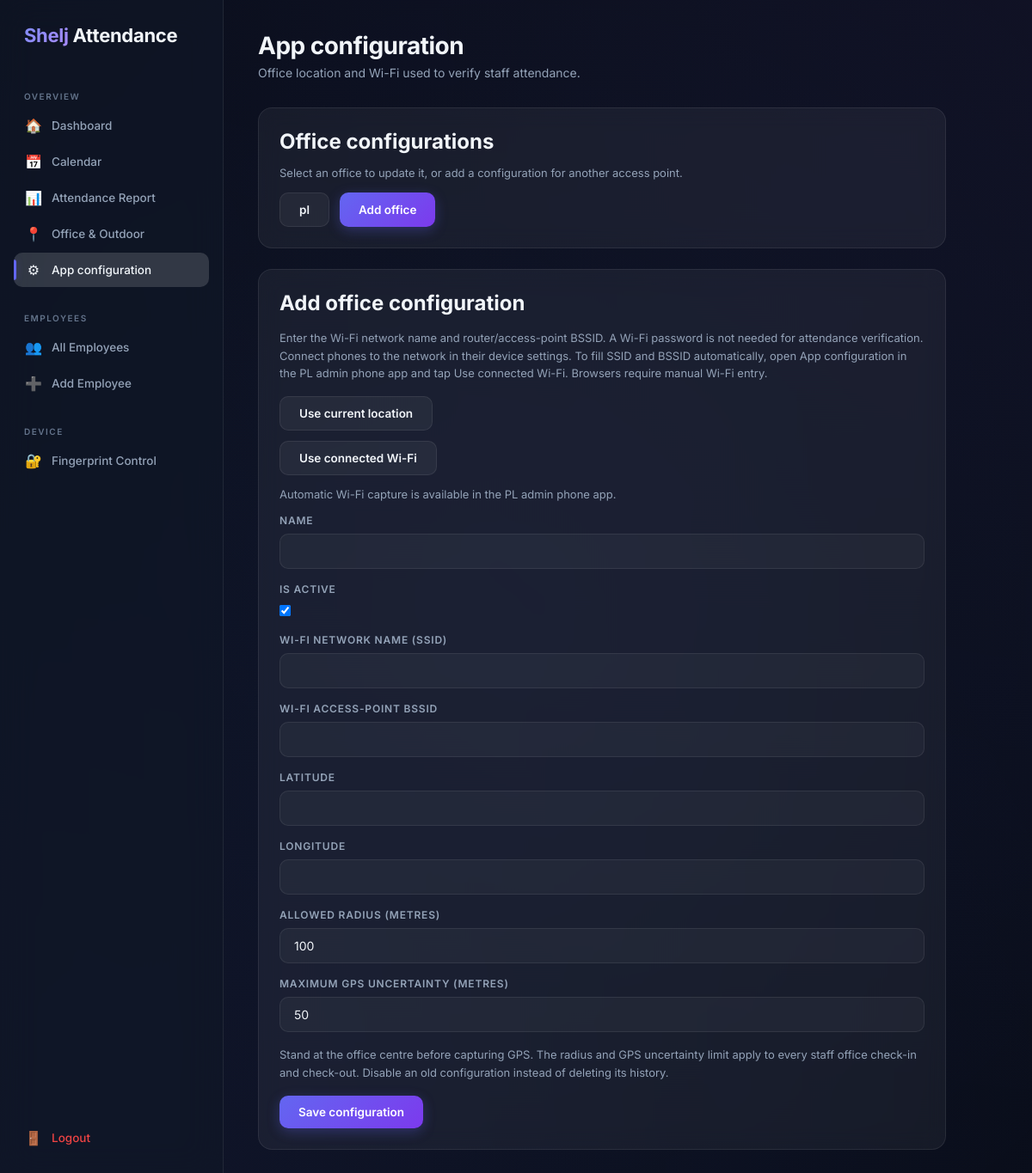
Page /api/configuration/ (signed in) on the earlier database version.
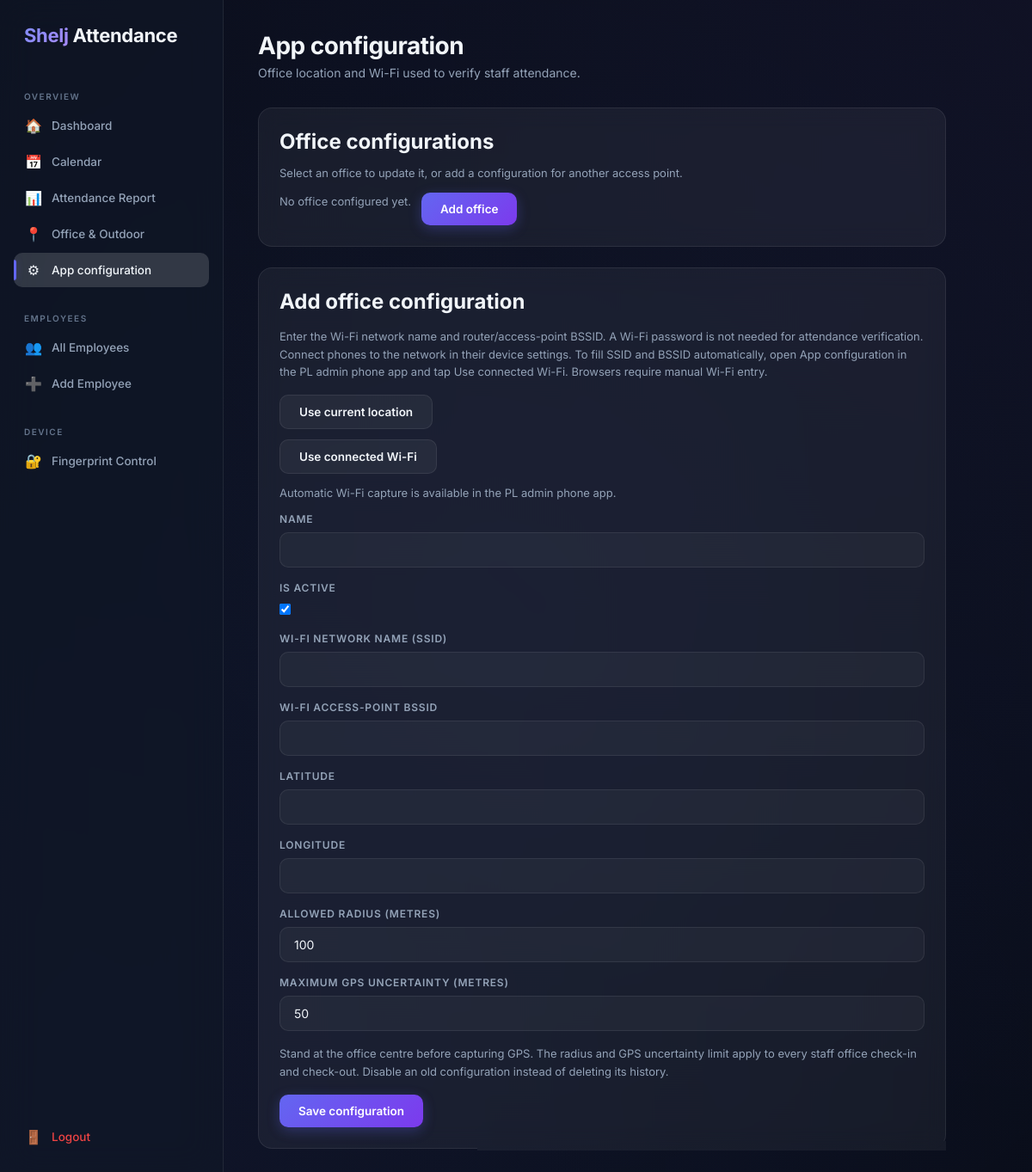
Same page on the later database version.
### attendance/models.py (models this page shows, shortened)
class OfficeLocation(models.Model):
    name = models.CharField(max_length=100)
    is_active = models.BooleanField(default=True)
    wifi_ssid = models.CharField(max_length=32)
    wifi_bssid = models.CharField(max_length=17, validators=[RegexValidator(
        r"^(?:[0-9A-Fa-f]{2}:){5}[0-9A-Fa-f]{2}$", "Enter the router BSSID, e.g. AA:BB:CC:DD:EE:FF.",
    )])
    latitude = models.FloatField(validators=[MinValueValidator(-90), MaxValueValidator(90)])
    longitude = models.FloatField(validators=[MinValueValidator(-180), MaxValueValidator(180)])
    radius_meters = models.PositiveIntegerField(default=100, validators=[MinValueValidator(10), MaxValueValidator(1000)])
    max_accuracy_meters = models.PositiveIntegerField(default=50, validators=[MinValueValidator(1), MaxValueValidator(100)])

### attendance/configuration.py (the view)
# urls.py: path("configuration/", app_configuration, name="app_configuration"),
@management_required
@require_http_methods(["GET", "POST"])
def app_configuration(request, office_id=None):
    office = get_object_or_404(OfficeLocation, pk=office_id) if office_id else None
    form = OfficeLocationForm(request.POST if request.method == "POST" else None, instance=office)
    if request.method == "POST" and form.is_valid():
        office = form.save()
        return redirect(f"/web/configuration/{office.pk}/?saved=1")
    return render(request, "attendance/configuration.html", {
        "form": form, "office": office, "offices": OfficeLocation.objects.order_by("name", "pk"),
        "saved": request.GET.get("saved") == "1",
    })

### attendance/forms.py (shortened to what this page needs)
class OfficeLocationForm(forms.ModelForm):
    wifi_ssid = forms.CharField(label="Wi-Fi network name (SSID)", max_length=32, strip=False)
    def __init__(self, *args, **kwargs):
        super().__init__(*args, **kwargs)
        for field in self.fields.values():
            if not isinstance(field.widget, forms.CheckboxInput):
                field.widget.attrs["class"] = "form-input"
    class Meta:
        model = OfficeLocation
        fields = ["name", "is_active", "wifi_ssid", "wifi_bssid", "latitude", "longitude", "radius_meters", "max_accuracy_meters"]
        labels = {"wifi_bssid": "Wi-Fi access-point BSSID", "radius_meters": "Allowed radius (metres)", "max_accuracy_meters": "Maximum GPS uncertainty (metres)"}

### attendance/context_processors.py (called while the page is built)
def device_status(request):
    device = (
        AttendanceDevice.objects
        .filter(is_active=True)
        .first()
    )
    return {
        "device": device,
    }

### attendance/templates/attendance/configuration.html (shortened to what this page needs)
{% extends "attendance/base.html" %}
{% block nav_configuration %}active{% endblock %}
{% block content %}
<div class="page-header"><div><h1>App configuration</h1><p>Office location and Wi-Fi used to verify staff attendance.</p></div></div>
<div style="max-width:800px; display:grid; gap:24px;">
    <section class="glass-card" aria-labelledby="saved-offices">
        <h2 id="saved-offices">Office configurations</h2>
        <p style="margin:12px 0;">Select an office to update it, or add a configuration for another access point.</p>
        <div style="display:flex; gap:12px; flex-wrap:wrap;">
            {% for item in offices %}<a class="btn btn-secondary" href="{% url 'app_configuration_edit' item.pk %}">{{ item.name }}{% if not item.is_active %} (inactive){% endif %}</a>{% empty %}<p>No office configured yet.</p>{% endfor %}
            <a class="btn btn-primary" href="{% url 'app_configuration' %}">Add office</a>
        </div>
    </section>
    <section class="glass-card">
        <h2>{% if office %}Update {{ office.name }}{% else %}Add office configuration{% endif %}</h2>
        <p style="margin:16px 0;">Enter the Wi-Fi network name and router/access-point BSSID. A Wi-Fi password is not needed for attendance verification. Connect phones to the network in their device settings. To fill SSID and BSSID automatically, open App configuration in the PL admin phone app and tap Use connected Wi-Fi. Browsers require manual Wi-Fi entry.</p>
        <button type="button" class="btn btn-secondary" id="current-location">Use current location</button>
        <button type="button" class="btn btn-secondary" id="connected-wifi" aria-controls="wifi-help" aria-expanded="false">Use connected Wi-Fi</button>
        <p style="margin:12px 0;">Automatic Wi-Fi capture is available in the PL admin phone app.</p>
        <form method="post">
            {% for field in form %}<div style="margin-bottom:16px;"><label class="form-label" for="{{ field.id_for_label }}">{{ field.label }}</label>{{ field }} </div>{% endfor %}
            <p style="margin:16px 0;">Stand at the office centre before capturing GPS. The radius and GPS uncertainty limit apply to every staff office check-in and check-out. Disable an old configuration instead of deleting its history.</p>
            <button class="btn btn-primary" type="submit">Save configuration</button>
        </form>
    </section>
</div>
{% endblock %}

Differences in the rows shown:
removed OfficeLocation: name "pl"
Other differences:
text now shown: "No office configured yet."
